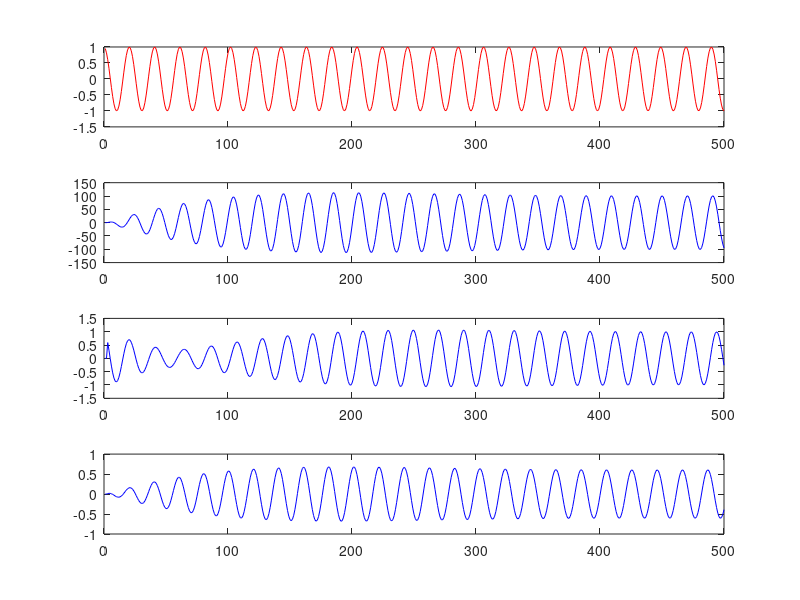

Source code (MATLAB):
function retval = gensin ()

fr = 0.098;
fr2= 0.102;
ep = exp(-0.01);
n = 500;

rd = @(x) floor(32768*x)/32768;
%rd = @(x) x;

y = zeros(1,n);
y(1)=rd(cos(pi*fr));
y(2)=rd(cos(2*pi*fr));

z = zeros(1,n);
u = zeros(1,n);
h = zeros(1,n);


for it=3:n
  % Goetzel sinewave generation
  y(it) = rd(2*cos(pi*fr)*y(it-1) - y(it-2));
  % Bandpass filter
  z(it) = rd(2*ep*cos(pi*fr2)*z(it-1) - ep*ep*z(it-2) + y(it));
  % All pass modification
  u(it) =  rd(-2*ep*cos(pi*fr2)*z(it-1) + ep*ep*z(it)   + z(it-2));
  % Band pass
  h(it ) =  rd(z(it) - ep*cos(pi*fr2)*z(it-1));
end

h = h*(1-ep*ep);

figure(1);
subplot(4,1,1);
plot(1:n,y,'r-');
subplot(4,1,2);
plot(1:n,z,'b-');
subplot(4,1,3);
plot(1:n,u,'b-');
subplot(4,1,4);
plot(1:n,h,'b-');

endfunction
